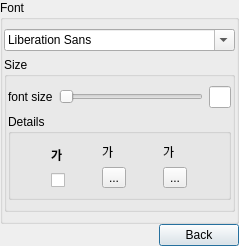
<?xml version="1.0" encoding="UTF-8"?>
<ui version="4.0">
 <class>SetTextWidget</class>
 <widget class="QDialog" name="SetTextWidget">
  <property name="windowModality">
   <enum>Qt::NonModal</enum>
  </property>
  <property name="geometry">
   <rect>
    <x>0</x>
    <y>0</y>
    <width>229</width>
    <height>215</height>
   </rect>
  </property>
  <property name="sizePolicy">
   <sizepolicy hsizetype="Expanding" vsizetype="Expanding">
    <horstretch>0</horstretch>
    <verstretch>0</verstretch>
   </sizepolicy>
  </property>
  <property name="windowTitle">
   <string>Dialog</string>
  </property>
  <layout class="QVBoxLayout" name="verticalLayout">
   <property name="spacing">
    <number>0</number>
   </property>
   <property name="leftMargin">
    <number>0</number>
   </property>
   <property name="topMargin">
    <number>0</number>
   </property>
   <property name="rightMargin">
    <number>0</number>
   </property>
   <property name="bottomMargin">
    <number>0</number>
   </property>
   <item>
    <widget class="QGroupBox" name="groupBox">
     <property name="title">
      <string>Font</string>
     </property>
     <layout class="QVBoxLayout" name="verticalLayout_2">
      <property name="leftMargin">
       <number>1</number>
      </property>
      <property name="rightMargin">
       <number>1</number>
      </property>
      <item>
       <widget class="QFontComboBox" name="fontComboBox">
        <property name="editable">
         <bool>true</bool>
        </property>
       </widget>
      </item>
      <item>
       <widget class="QGroupBox" name="groupBox_2">
        <property name="title">
         <string>Size</string>
        </property>
        <layout class="QVBoxLayout" name="verticalLayout_3">
         <property name="leftMargin">
          <number>1</number>
         </property>
         <property name="rightMargin">
          <number>1</number>
         </property>
         <item>
          <layout class="QHBoxLayout" name="horizontalLayout">
           <item>
            <widget class="QLabel" name="label">
             <property name="text">
              <string>font size</string>
             </property>
            </widget>
           </item>
           <item>
            <widget class="QSlider" name="SizeSlider">
             <property name="sizePolicy">
              <sizepolicy hsizetype="Expanding" vsizetype="Fixed">
               <horstretch>8</horstretch>
               <verstretch>0</verstretch>
              </sizepolicy>
             </property>
             <property name="orientation">
              <enum>Qt::Horizontal</enum>
             </property>
            </widget>
           </item>
           <item>
            <widget class="QLineEdit" name="SizeLineEdit">
             <property name="sizePolicy">
              <sizepolicy hsizetype="Expanding" vsizetype="Fixed">
               <horstretch>1</horstretch>
               <verstretch>0</verstretch>
              </sizepolicy>
             </property>
            </widget>
           </item>
          </layout>
         </item>
         <item>
          <widget class="QGroupBox" name="groupBox_3">
           <property name="title">
            <string>Details</string>
           </property>
           <layout class="QGridLayout" name="gridLayout_2">
            <item row="0" column="2">
             <layout class="QVBoxLayout" name="verticalLayout_5">
              <item>
               <widget class="QLabel" name="TextBackgroundColorLabel">
                <property name="text">
                 <string>가</string>
                </property>
               </widget>
              </item>
              <item>
               <widget class="QToolButton" name="ColorSelect2">
                <property name="sizePolicy">
                 <sizepolicy hsizetype="Fixed" vsizetype="Fixed">
                  <horstretch>0</horstretch>
                  <verstretch>0</verstretch>
                 </sizepolicy>
                </property>
                <property name="text">
                 <string>...</string>
                </property>
               </widget>
              </item>
             </layout>
            </item>
            <item row="0" column="1">
             <layout class="QVBoxLayout" name="verticalLayout_4">
              <item>
               <widget class="QLabel" name="TextColorLabel">
                <property name="text">
                 <string>가</string>
                </property>
               </widget>
              </item>
              <item>
               <widget class="QToolButton" name="ColorSelect1">
                <property name="sizePolicy">
                 <sizepolicy hsizetype="Fixed" vsizetype="Fixed">
                  <horstretch>0</horstretch>
                  <verstretch>0</verstretch>
                 </sizepolicy>
                </property>
                <property name="text">
                 <string>...</string>
                </property>
               </widget>
              </item>
             </layout>
            </item>
            <item row="0" column="0">
             <layout class="QVBoxLayout" name="verticalLayout_6">
              <item>
               <widget class="QLabel" name="Bold">
                <property name="font">
                 <font>
                  <weight>75</weight>
                  <bold>true</bold>
                 </font>
                </property>
                <property name="text">
                 <string>가</string>
                </property>
                <property name="alignment">
                 <set>Qt::AlignLeading|Qt::AlignLeft|Qt::AlignVCenter</set>
                </property>
                <property name="wordWrap">
                 <bool>false</bool>
                </property>
               </widget>
              </item>
              <item>
               <widget class="QCheckBox" name="BoldCheck">
                <property name="sizePolicy">
                 <sizepolicy hsizetype="Fixed" vsizetype="Fixed">
                  <horstretch>0</horstretch>
                  <verstretch>0</verstretch>
                 </sizepolicy>
                </property>
                <property name="text">
                 <string/>
                </property>
               </widget>
              </item>
             </layout>
            </item>
           </layout>
          </widget>
         </item>
        </layout>
       </widget>
      </item>
     </layout>
    </widget>
   </item>
   <item>
    <layout class="QHBoxLayout" name="horizontalLayout_2">
     <item>
      <spacer name="horizontalSpacer">
       <property name="orientation">
        <enum>Qt::Horizontal</enum>
       </property>
       <property name="sizeHint" stdset="0">
        <size>
         <width>40</width>
         <height>20</height>
        </size>
       </property>
      </spacer>
     </item>
     <item>
      <widget class="QPushButton" name="pushButton">
       <property name="text">
        <string>Back</string>
       </property>
      </widget>
     </item>
    </layout>
   </item>
  </layout>
 </widget>
 <resources/>
 <connections/>
</ui>
